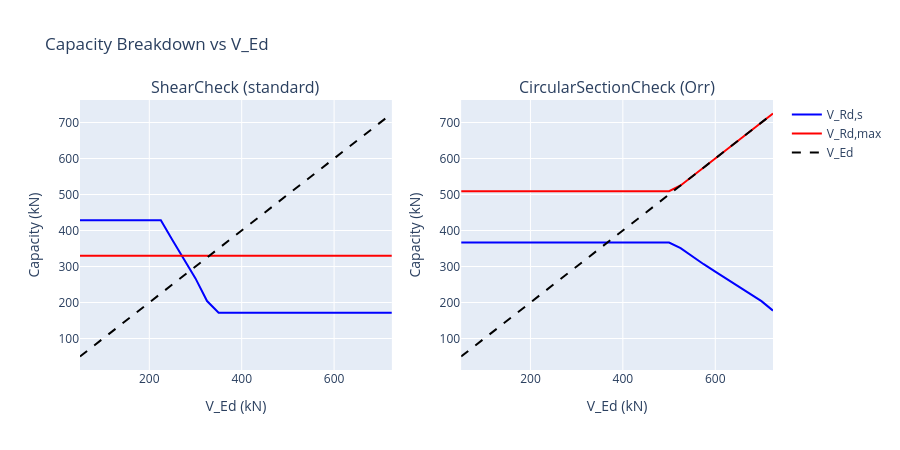

Notebook code for this chart:
### Markdown cell above
---
## 4. Capacity Comparison: V_Rd,s and V_Rd,max

Compare the reinforcement and strut crushing capacities across a range of shear forces.

### Code cell
vrds_std = []; vrdmax_std = []; vrd_std = []
vrds_circ = []; vrdmax_circ = []; vrd_circ = []

for V in V_range:
    lc = ShearLoadCase(V_Ed=float(V), M_Ed=M_fixed, N_Ed=N_fixed)
    rs = std.perform_check(load_case=lc)
    rc = circ.perform_shear_check(load_case=lc, force_cracked=True)

    vrds_std.append(rs.details['V_Rd_s'])
    vrdmax_std.append(rs.details['V_Rd_max'])
    vrd_std.append(min(rs.details['V_Rd_s'], rs.details['V_Rd_max']))

    vrds_circ.append(rc.details['V_Rd_s'])
    vrdmax_circ.append(rc.details['V_Rd_max'])
    vrd_circ.append(min(rc.details['V_Rd_s'], rc.details['V_Rd_max']))

fig = make_subplots(rows=1, cols=2, subplot_titles=("ShearCheck (standard)", "CircularSectionCheck (Orr)"))

# Standard
fig.add_trace(go.Scatter(x=V_range, y=vrds_std, name="V_Rd,s", line=dict(color="blue")), row=1, col=1)
fig.add_trace(go.Scatter(x=V_range, y=vrdmax_std, name="V_Rd,max", line=dict(color="red")), row=1, col=1)
fig.add_trace(go.Scatter(x=V_range, y=list(V_range), name="V_Ed", line=dict(color="black", dash="dash")), row=1, col=1)

# Circular
fig.add_trace(go.Scatter(x=V_range, y=vrds_circ, name="V_Rd,s (circ)", line=dict(color="blue"), showlegend=False), row=1, col=2)
fig.add_trace(go.Scatter(x=V_range, y=vrdmax_circ, name="V_Rd,max (circ)", line=dict(color="red"), showlegend=False), row=1, col=2)
fig.add_trace(go.Scatter(x=V_range, y=list(V_range), name="V_Ed", line=dict(color="black", dash="dash"), showlegend=False), row=1, col=2)

fig.update_layout(title="Capacity Breakdown vs V_Ed", height=450)
fig.update_xaxes(title_text="V_Ed (kN)")
fig.update_yaxes(title_text="Capacity (kN)")
fig.show()

### Figure 1 — Plotly figure (JSON) as saved in the notebook; plotly's stock layout.template omitted (floating-point values rounded to 4 significant figures)
{"data": [{"line": {"color": "blue"}, "name": "V_Rd,s", "type": "scatter", "x": [50, 75, 100, 125, 150, 175, 200, 225, 250, 275, 300, 325, 350, 375, 400, 425, 450, 475, 500, 525, 550, 575, 600, 625, 650, 675, 700, 725], "xaxis": "x", "y": [428.5, 428.5, 428.5, 428.5, 428.5, 428.5, 428.5, 428.5, 373.8, 319.3, 267.0, 204.0, 171.4, 171.4, 171.4, 171.4, 171.4, 171.4, 171.4, 171.4, 171.4, 171.4, 171.4, 171.4, 171.4, 171.4, 171.4, 171.4], "yaxis": "y"}, {"line": {"color": "red"}, "name": "V_Rd,max", "type": "scatter", "x": [50, 75, 100, 125, 150, 175, 200, 225, 250, 275, 300, 325, 350, 375, 400, 425, 450, 475, 500, 525, 550, 575, 600, 625, 650, 675, 700, 725], "xaxis": "x", "y": [329.9, 329.9, 329.9, 329.9, 329.9, 329.9, 329.9, 329.9, 329.9, 329.9, 329.9, 329.9, 329.9, 329.9, 329.9, 329.9, 329.9, 329.9, 329.9, 329.9, 329.9, 329.9, 329.9, 329.9, 329.9, 329.9, 329.9, 329.9], "yaxis": "y"}, {"line": {"color": "black", "dash": "dash"}, "name": "V_Ed", "type": "scatter", "x": [50, 75, 100, 125, 150, 175, 200, 225, 250, 275, 300, 325, 350, 375, 400, 425, 450, 475, 500, 525, 550, 575, 600, 625, 650, 675, 700, 725], "xaxis": "x", "y": [50, 75, 100, 125, 150, 175, 200, 225, 250, 275, 300, 325, 350, 375, 400, 425, 450, 475, 500, 525, 550, 575, 600, 625, 650, 675, 700, 725], "yaxis": "y"}, {"line": {"color": "blue"}, "name": "V_Rd,s (circ)", "showlegend": false, "type": "scatter", "x": [50, 75, 100, 125, 150, 175, 200, 225, 250, 275, 300, 325, 350, 375, 400, 425, 450, 475, 500, 525, 550, 575, 600, 625, 650, 675, 700, 725], "xaxis": "x2", "y": [366.6, 366.6, 366.6, 366.6, 366.6, 366.6, 366.6, 366.6, 366.6, 366.6, 366.6, 366.6, 366.6, 366.6, 366.6, 366.6, 366.6, 366.6, 366.6, 351.2, 328.1, 306.4, 285.6, 265.4, 245.5, 225.3, 203.8, 177.5], "yaxis": "y2"}, {"line": {"color": "red"}, "name": "V_Rd,max (circ)", "showlegend": false, "type": "scatter", "x": [50, 75, 100, 125, 150, 175, 200, 225, 250, 275, 300, 325, 350, 375, 400, 425, 450, 475, 500, 525, 550, 575, 600, 625, 650, 675, 700, 725], "xaxis": "x2", "y": [509.1, 509.1, 509.1, 509.1, 509.1, 509.1, 509.1, 509.1, 509.1, 509.1, 509.1, 509.1, 509.1, 509.1, 509.1, 509.1, 509.1, 509.1, 509.1, 525, 550.0, 575, 600.0, 625, 650, 675, 700, 725], "yaxis": "y2"}, {"line": {"color": "black", "dash": "dash"}, "name": "V_Ed", "showlegend": false, "type": "scatter", "x": [50, 75, 100, 125, 150, 175, 200, 225, 250, 275, 300, 325, 350, 375, 400, 425, 450, 475, 500, 525, 550, 575, 600, 625, 650, 675, 700, 725], "xaxis": "x2", "y": [50, 75, 100, 125, 150, 175, 200, 225, 250, 275, 300, 325, 350, 375, 400, 425, 450, 475, 500, 525, 550, 575, 600, 625, 650, 675, 700, 725], "yaxis": "y2"}], "layout": {"annotations": [{"font": {"size": 16}, "showarrow": false, "text": "ShearCheck (standard)", "x": 0.225, "xanchor": "center", "xref": "paper", "y": 1, "yanchor": "bottom", "yref": "paper"}, {"font": {"size": 16}, "showarrow": false, "text": "CircularSectionCheck (Orr)", "x": 0.775, "xanchor": "center", "xref": "paper", "y": 1, "yanchor": "bottom", "yref": "paper"}], "height": 450, "title": {"text": "Capacity Breakdown vs V_Ed"}, "xaxis": {"anchor": "y", "domain": [0, 0.45], "title": {"text": "V_Ed (kN)"}}, "xaxis2": {"anchor": "y2", "domain": [0.55, 1], "title": {"text": "V_Ed (kN)"}}, "yaxis": {"anchor": "x", "domain": [0, 1], "title": {"text": "Capacity (kN)"}}, "yaxis2": {"anchor": "x2", "domain": [0, 1], "title": {"text": "Capacity (kN)"}}}}
